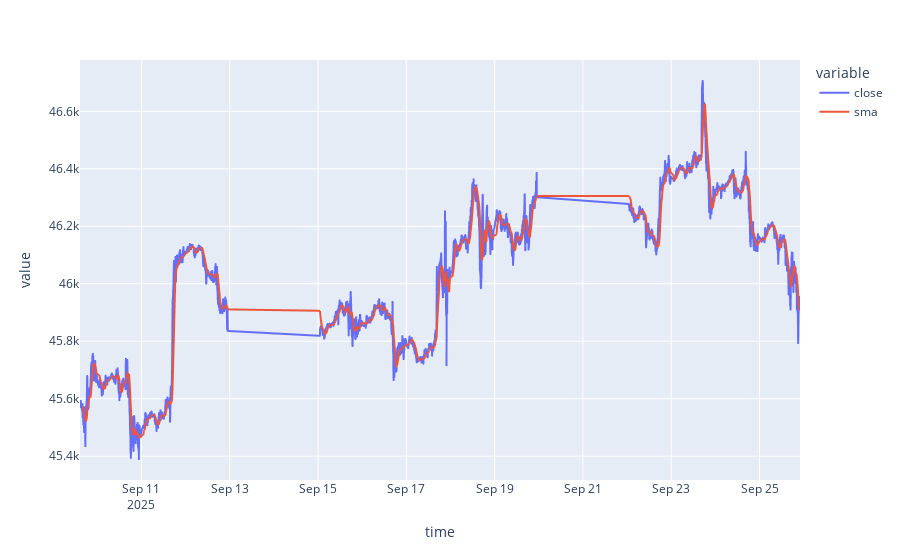

This figure's notebook cell:
### Code cell
sma_period = 20


rates_df['sma'] = rates_df['close'].rolling(sma_period).mean()

px.line(rates_df, x='time', y=['close','sma'])

### Figure 1 — Plotly figure (JSON) as saved in the notebook; plotly's stock layout.template omitted (floating-point values rounded to 4 significant figures; data arrays with more than 128 entries replaced by an {"elided": "..."} marker saying what was removed)
{"data": [{"hovertemplate": "variable=close<br>time=%{x}<br>value=%{y}<extra></extra>", "legendgroup": "close", "line": {"color": "#636efa", "dash": "solid"}, "marker": {"symbol": "circle"}, "mode": "lines", "name": "close", "showlegend": true, "type": "scattergl", "x": {"elided": "3365 str values"}, "xaxis": "x", "y": {"elided": "3365 float values"}, "yaxis": "y"}, {"hovertemplate": "variable=sma<br>time=%{x}<br>value=%{y}<extra></extra>", "legendgroup": "sma", "line": {"color": "#EF553B", "dash": "solid"}, "marker": {"symbol": "circle"}, "mode": "lines", "name": "sma", "showlegend": true, "type": "scattergl", "x": {"elided": "3365 str values"}, "xaxis": "x", "y": {"elided": "3365 float values"}, "yaxis": "y"}], "layout": {"legend": {"title": {"text": "variable"}, "tracegroupgap": 0}, "margin": {"t": 60}, "xaxis": {"anchor": "y", "domain": [0, 1], "title": {"text": "time"}}, "yaxis": {"anchor": "x", "domain": [0, 1], "title": {"text": "value"}}}}
